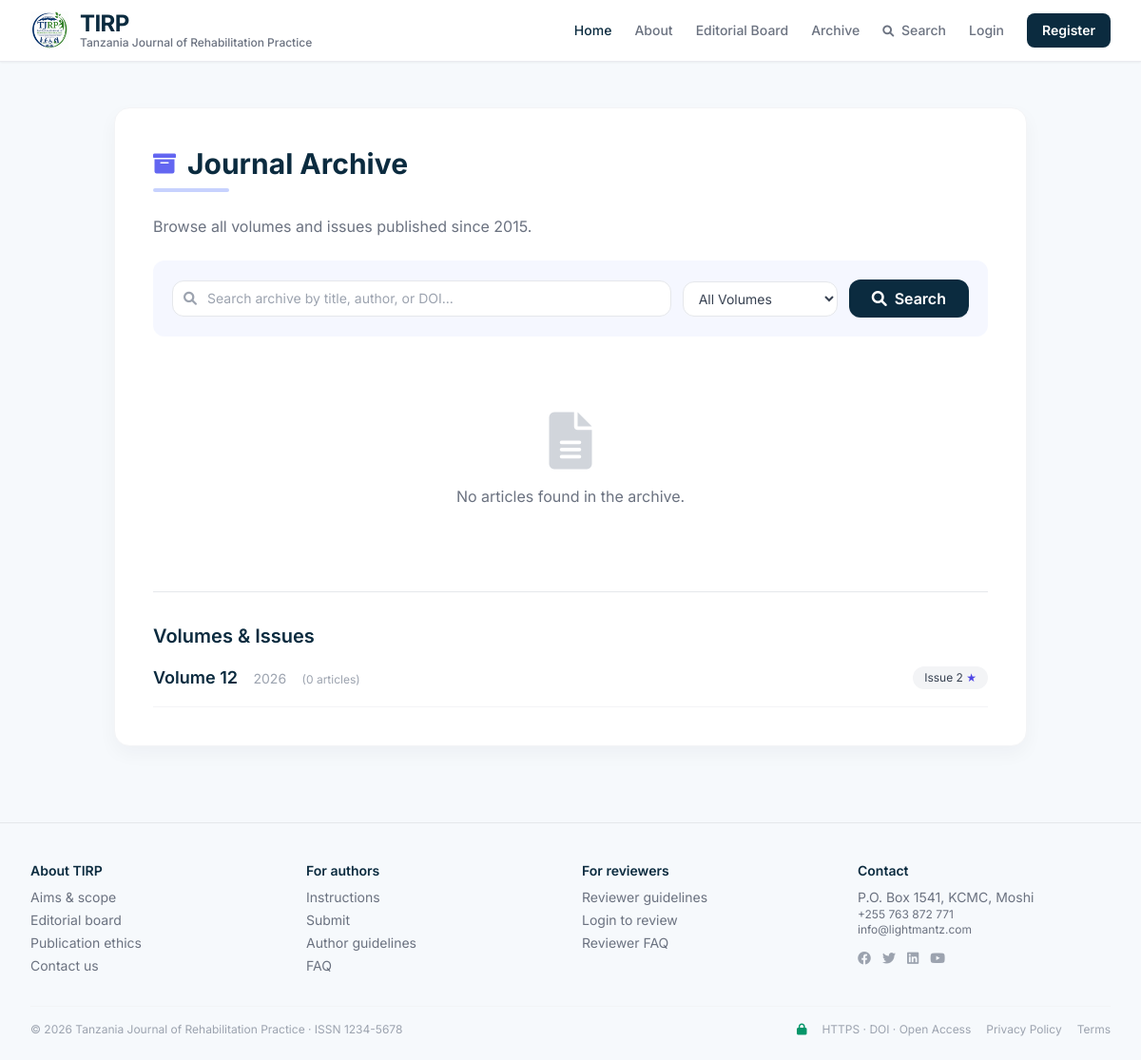
Screenshot of /modules/archive/index.php with the database file from the repository.
### tables this page shows
CREATE TABLE volumes (
    id INT PRIMARY KEY AUTO_INCREMENT,
    volume_number INT NOT NULL,
    year INT NOT NULL,
    title VARCHAR(255),
    description TEXT,
    cover_image VARCHAR(255),
    is_active BOOLEAN DEFAULT TRUE,
    created_at TIMESTAMP DEFAULT CURRENT_TIMESTAMP,
    updated_at TIMESTAMP DEFAULT CURRENT_TIMESTAMP ON UPDATE CURRENT_TIMESTAMP,
    UNIQUE KEY unique_volume_year (volume_number, year),
    INDEX idx_volume (volume_number),
    INDEX idx_year (year)
);

CREATE TABLE issues (
    id INT PRIMARY KEY AUTO_INCREMENT,
    volume_id INT NOT NULL,
    issue_number INT NOT NULL,
    title VARCHAR(255),
    publication_date DATE,
    description TEXT,
    cover_image VARCHAR(255),
    is_active BOOLEAN DEFAULT TRUE,
    is_current BOOLEAN DEFAULT FALSE,
    created_at TIMESTAMP DEFAULT CURRENT_TIMESTAMP,
    updated_at TIMESTAMP DEFAULT CURRENT_TIMESTAMP ON UPDATE CURRENT_TIMESTAMP,
    FOREIGN KEY (volume_id) REFERENCES volumes(id) ON DELETE CASCADE,
    UNIQUE KEY unique_issue (volume_id, issue_number),
    INDEX idx_volume (volume_id),
    INDEX idx_publication_date (publication_date)
);

CREATE TABLE settings (
    id INT PRIMARY KEY AUTO_INCREMENT,
    setting_key VARCHAR(100) UNIQUE NOT NULL,
    setting_value TEXT,
    setting_group VARCHAR(50) DEFAULT 'general',
    description TEXT,
    created_at TIMESTAMP DEFAULT CURRENT_TIMESTAMP,
    updated_at TIMESTAMP DEFAULT CURRENT_TIMESTAMP ON UPDATE CURRENT_TIMESTAMP,
    INDEX idx_key (setting_key)
);

### includes/functions.php (called while the page is built, shortened)
<?php
function getDB() {
    static $db = null;
    if ($db === null) {
        $configFile = __DIR__ . '/../config/database.php';
        try {
            if (file_exists($configFile)) {
                $config = require_once $configFile;
                $dsn = "mysql:host={$config['host']};dbname={$config['database']};charset={$config['charset']}";
                $db = new PDO($dsn, $config['username'], $config['password'], $config['options'] ?? []);
            } else {
                $dsn = "mysql:host=localhost;dbname=tirp;charset=utf8mb4";
                $db = new PDO($dsn, 'root', '');
                $db->setAttribute(PDO::ATTR_ERRMODE, PDO::ERRMODE_EXCEPTION);
                $db->setAttribute(PDO::ATTR_DEFAULT_FETCH_MODE, PDO::FETCH_ASSOC);
            }
        } catch (PDOException $e) {
            die("Database connection failed: " . $e->getMessage());
        }
    }
    return $db;
}
function getSetting($key) {
    try {
        $db = getDB();
        $stmt = $db->prepare("SELECT setting_value FROM settings WHERE setting_key = ?");
        $stmt->execute([$key]);
        $result = $stmt->fetch();
        if ($result) {
            return $result['setting_value'];
        }
    } catch (PDOException $e) {
    }
    $settings = [
        'journal_issn' => '9877-476533',
        'journal_title' => 'Tanzania Journal of Rehabilitation Practice',
        'contact_email' => 'info@lightmantz.com',
        'contact_phone' => '+255 763 872 771',
        'contact_address' => 'P.O. Box 1541, KCMC, Moshi'
    ];
    return isset($settings[$key]) ? $settings[$key] : null;
}
function getVolumes() {
    $db = getDB();
    $stmt = $db->query("SELECT * FROM volumes ORDER BY volume_number DESC");
    return $stmt->fetchAll();
}
function getIssuesByVolume($volumeId) {
    $db = getDB();
    $stmt = $db->prepare("SELECT * FROM issues WHERE volume_id = ? ORDER BY issue_number DESC");
    $stmt->execute([$volumeId]);
    return $stmt->fetchAll();
}
function getCurrentIssue() {
    $db = getDB();
    $stmt = $db->query("SELECT * FROM issues WHERE is_current = 1 LIMIT 1");
    $issue = $stmt->fetch();
    return $issue;
}
?>

### modules/archive/index.php (the view, shortened to what this page needs)
<?php
$volumes = getVolumes();
$currentIssue = getCurrentIssue();
$search = $_GET['q'] ?? '';
$db = getDB();
$sql = "SELECT m.*, u.full_name as author_name, v.volume_number, i.issue_number
        FROM manuscripts m
        LEFT JOIN users u ON m.corresponding_author_id = u.id
        LEFT JOIN issues i ON m.issue_id = i.id
        LEFT JOIN volumes v ON i.volume_id = v.id
        WHERE m.status = 'published'";
$params = [];
$sql .= " ORDER BY m.publication_date DESC, m.published_at DESC, m.created_at DESC";
$stmt = $db->prepare($sql);
$stmt->execute($params);
$articles = $stmt->fetchAll();
?>
<!DOCTYPE html>
<html lang="en">
<head>
    <script src="https://cdn.tailwindcss.com"></script>
    <link rel="stylesheet" href="https://cdnjs.cloudflare.com/ajax/libs/font-awesome/6.0.0-beta3/css/all.min.css">
    <link rel="stylesheet" href="<?= SITE_URL ?>css/style.css">
</head>
<body class="antialiased text-gray-700 font-['Inter']" style="background: #f6f9fc;">
    <?php include INCLUDES_PATH . 'header.php'; ?>
    <div class="max-w-5xl mx-auto px-4 sm:px-6 lg:px-8 py-12">
        <div class="bg-white rounded-2xl shadow-card border border-gray-100 p-8 md:p-10">
            <h2 class="text-3xl font-bold text-[#0b2b3f] flex items-center gap-3">
                <i class="fas fa-archive text-indigo-500 text-2xl"></i> Journal Archive
            </h2>
            <div class="h-1 w-20 bg-indigo-200 rounded-full mt-2 mb-6"></div>
            <p class="text-gray-500 mb-6">Browse all volumes and issues published since 2015.</p>
            <div class="bg-indigo-50/60 rounded-xl p-5 mb-8">
                <form method="GET" action="" class="flex flex-wrap gap-3 items-center">
                    <div class="flex-1 min-w-[200px]">
                        <div class="relative">
                            <i class="fas fa-search absolute left-3 top-1/2 -translate-y-1/2 text-gray-400 text-sm"></i>
                            <input type="text" name="q" placeholder="Search archive by title, author, or DOI..."
                                   value="<?= htmlspecialchars($search) ?>"
                                   class="w-full pl-9 pr-4 py-2 rounded-xl border border-gray-200 focus:border-[#0b2b3f] focus:ring-2 focus:ring-indigo-100 outline-none text-sm bg-white">
                        </div>
                    </div>
                    <?php if (!empty($volumes)): ?>
                    <select name="volume" class="px-3 py-2 rounded-xl border border-gray-200 focus:border-[#0b2b3f] outline-none text-sm bg-white">
                        <option value="">All Volumes</option>
                    </select>
                    <?php endif; ?>
                    <button type="submit" class="bg-[#0b2b3f] text-white px-6 py-2 rounded-xl font-semibold hover:bg-[#123a4f] transition shadow-sm">
                        <i class="fas fa-search mr-1"></i> Search
                    </button>
                </form>
            </div>
            <?php if (empty($articles)): ?>
                <div class="text-center py-12">
                    <i class="fas fa-file-alt text-6xl text-gray-300 mb-4"></i>
                    <p class="text-gray-500">No articles found in the archive.</p>
                </div>
            <?php endif; ?>
            <?php if (!empty($volumes)): ?>
            <div class="mt-10 border-t border-gray-200 pt-8">
                <h3 class="text-xl font-semibold text-[#0b2b3f] mb-4">Volumes & Issues</h3>
                <div class="space-y-4">
                    <?php foreach ($volumes as $volume): ?>
                    <div class="border-b border-gray-100 pb-4 flex flex-wrap items-center justify-between">
                        <div>
                            <span class="font-semibold text-[#0b2b3f] text-lg">Volume <?= $volume['volume_number'] ?></span>
                            <span class="text-sm text-gray-400 ml-3"><?= $volume['year'] ?></span>
                            <span class="text-xs text-gray-400 ml-3">(<?= $volume['article_count'] ?? 0 ?> articles)</span>
                        </div>
                        <div class="flex gap-2 text-sm mt-2 sm:mt-0 flex-wrap">
                            <?php
                            $issues = getIssuesByVolume($volume['id']);
                            foreach ($issues as $issue):
                            ?>
                            <a href="<?= SITE_URL ?>?page=archive&volume=<?= $volume['id'] ?>&issue=<?= $issue['id'] ?>"
                               class="bg-gray-100 hover:bg-gray-200 px-3 py-1 rounded-full transition text-xs">
                                Issue <?= $issue['issue_number'] ?>
                                <?php if ($issue['is_current']): ?> <span class="text-indigo-600">★</span> <?php endif; ?>
                            </a>
                            <?php endforeach; ?>
                        </div>
                    </div>
                    <?php endforeach; ?>
                </div>
            </div>
            <?php endif; ?>
        </div>
    </div>
    <?php include INCLUDES_PATH . 'footer.php'; ?>
</body>
</html>

### includes/footer.php (shortened to what this page needs)
<footer class="max-w-7xl mx-auto px-4 sm:px-6 lg:px-8 border-t border-gray-200 pt-10 pb-6 text-sm text-gray-500 mt-8">
    <div class="grid grid-cols-2 md:grid-cols-4 gap-6">
        <div>
            <h5 class="font-semibold text-[#0b2b3f]">About TIRP</h5>
            <ul class="mt-2 space-y-1">
                <li><a href="<?= SITE_URL ?>?page=about" class="hover:text-[#0b2b3f] transition-colors">Aims & scope</a></li>
                <li><a href="<?= SITE_URL ?>?page=editorial" class="hover:text-[#0b2b3f] transition-colors">Editorial board</a></li>
                <li><a href="<?= SITE_URL ?>?page=publication-ethics" class="hover:text-[#0b2b3f] transition-colors">Publication ethics</a></li>
                <li><a href="<?= SITE_URL ?>?page=contact" class="hover:text-[#0b2b3f] transition-colors">Contact us</a></li>
            </ul>
        </div>
        <div>
            <h5 class="font-semibold text-[#0b2b3f]">For authors</h5>
            <ul class="mt-2 space-y-1">
                <li><a href="<?= SITE_URL ?>?page=author-guidelines" class="hover:text-[#0b2b3f] transition-colors">Instructions</a></li>
                <li><a href="<?= SITE_URL ?>?page=submit" class="hover:text-[#0b2b3f] transition-colors">Submit</a></li>
                <li><a href="<?= SITE_URL ?>?page=author-guidelines" class="hover:text-[#0b2b3f] transition-colors">Author guidelines</a></li>
                <li><a href="<?= SITE_URL ?>?page=faq" class="hover:text-[#0b2b3f] transition-colors">FAQ</a></li>
            </ul>
        </div>
        <div>
            <h5 class="font-semibold text-[#0b2b3f]">For reviewers</h5>
            <ul class="mt-2 space-y-1">
                <li><a href="<?= SITE_URL ?>?page=reviewer-guidelines" class="hover:text-[#0b2b3f] transition-colors">Reviewer guidelines</a></li>
                <li><a href="<?= SITE_URL ?>?page=login" class="hover:text-[#0b2b3f] transition-colors">Login to review</a></li>
                <li><a href="<?= SITE_URL ?>?page=reviewer-faq" class="hover:text-[#0b2b3f] transition-colors">Reviewer FAQ</a></li>
            </ul>
        </div>
        <div>
            <h5 class="font-semibold text-[#0b2b3f]">Contact</h5>
            <p class="mt-2">P.O. Box 1541, KCMC, Moshi</p>
            <p class="text-xs">+255 763 872 771</p>
            <p class="text-xs">info@lightmantz.com</p>
            <div class="mt-3 flex gap-3">
                <a href="#" class="text-gray-400 hover:text-[#0b2b3f] transition-colors"><i class="fab fa-facebook"></i></a>
                <a href="#" class="text-gray-400 hover:text-[#0b2b3f] transition-colors"><i class="fab fa-twitter"></i></a>
                <a href="#" class="text-gray-400 hover:text-[#0b2b3f] transition-colors"><i class="fab fa-linkedin"></i></a>
                <a href="#" class="text-gray-400 hover:text-[#0b2b3f] transition-colors"><i class="fab fa-youtube"></i></a>
            </div>
        </div>
    </div>
    <div class="mt-8 pt-4 border-t border-gray-100 flex flex-col md:flex-row justify-between items-center gap-2 text-xs text-gray-400">
        <span>&copy; 2026 Tanzania Journal of Rehabilitation Practice · ISSN <?= function_exists('getSetting') ? getSetting('journal_issn') : '1234-5678' ?></span>
        <span class="flex items-center gap-4">
            <i class="fas fa-lock text-emerald-600"></i> HTTPS · DOI · Open Access
            <a href="<?= SITE_URL ?>?page=privacy-policy" class="hover:text-[#0b2b3f] transition-colors">Privacy Policy</a>
            <a href="<?= SITE_URL ?>?page=terms" class="hover:text-[#0b2b3f] transition-colors">Terms</a>
        </span>
    </div>
</footer>
</body>
</html>

### css/style.css (style rules this page uses)
.shadow-card { box-shadow: 0 8px 20px rgba(0,20,40,0.04); }
.transition { transition: all 0.2s ease; }

### modules/archive/index.php (style rules this page uses)
.shadow-card { box-shadow: 0 8px 20px rgba(0,20,40,0.04); }

### rows the page displays
volumes: volume_number "12", year "2026", article_count "0"
issues: issue_number "2"
settings: setting_value "1234-5678"
